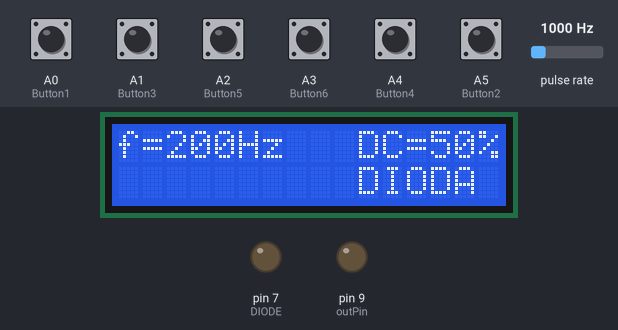
Bench run of a sketch on a simulated Arduino Uno, built with avr-gcc and run on an emulated ATmega328P. Shown: 16×2 character LCD, output pins drawn as LEDs (lit = HIGH). Wiring (inferred from the names in the program): pulse sensor: data pin 8. The test bench sets the inputs (shaded band); at power-on: A0 (Button1), A1 (Button3), A2 (Button5), A3 (Button6), A4 (Button4), A5 (Button2) HIGH, pulse rate 1000 Hz.

Above: at 4.2 s.
4.3 s: A2 (Button5) pulled LOW for 0.15 s
At 4.8 s:
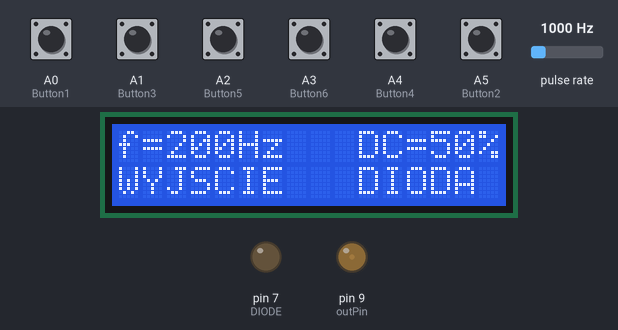
5.9 s: A3 (Button6) pulled LOW for 0.15 s
At 7.1 s:
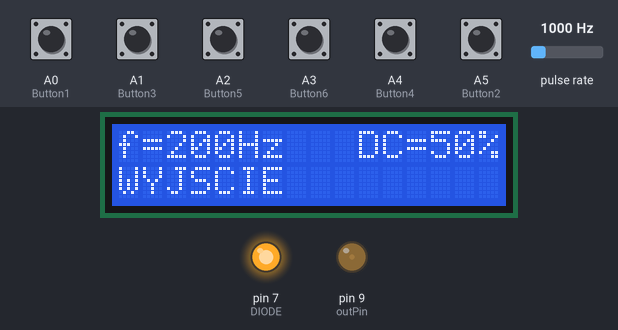
7.5 s: A2 (Button5) pulled LOW for 1 s
At 7.9 s:
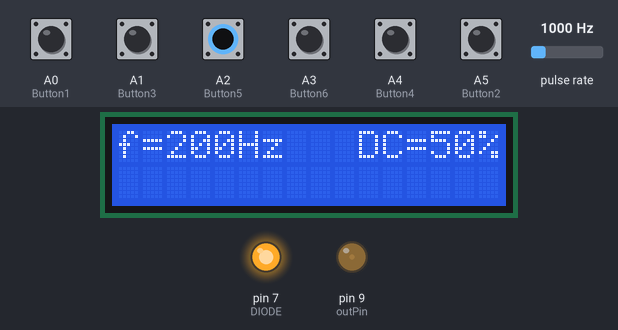
10.0 s: A0 (Button1) pulled LOW for 1 s
At 11.7 s:
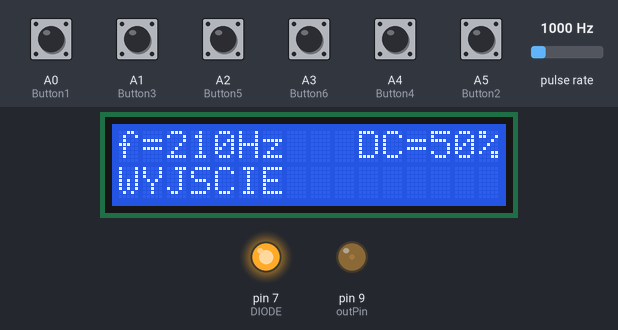
12.5 s: A1 (Button3) pulled LOW for 0.15 s
At 13.3 s:
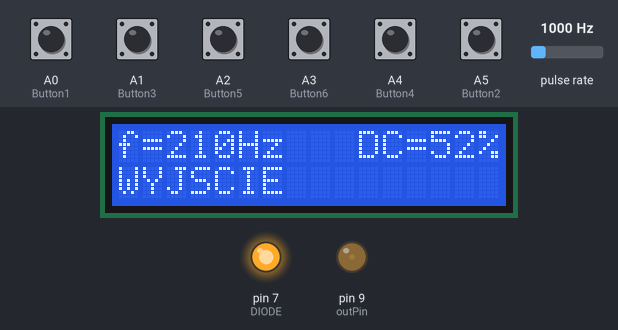
14.1 s: A4 (Button4) pulled LOW for 1 s
At 15.9 s:
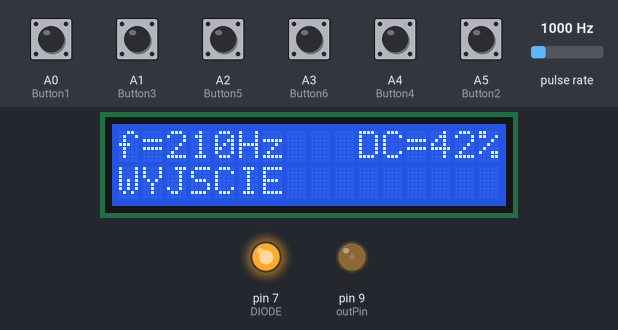
Timing chart, 0 to 17.4 s (numbered marks = the images above; inputs shaded):
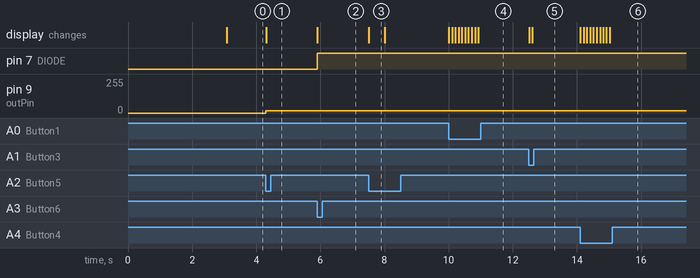

The sketch:

PulseGen.ino
```cpp
/*PULSE GENERATOR 1,03

Tomasz Pasierbki

*/


#include <TimerOne.h>
#include <LiquidCrystal.h>

  int freq;
  int freqtemp;

  int DC;
  int DCtemp;

const int Button1 = A0;                     //PWMup
const int Button2 = A5;                     //PWMdown
const int Button3 = A1;                     //DCup
const int Button4 = A4;                     //DCdown
const int Button5 = A2;                     //ON
const int Button6 = A3;                     //Dioda


//Wyświetlacz
const int numRows = 2;                      //Definicja liczby wierszy
const int numCols = 16;                     //Definicja Liczby kolumn
LiquidCrystal lcd(12, 11, 5, 4, 3, 2);      //Podłaczone piny

const int OnOff = 8;                        //Pin wyjscia OnOff
const int DIODE = 7;                        //Pin sterowania dioda


#define pwmRegister OCR1A                   // Ustawienie rejestu timer1 dla OCR1A
const int   outPin =  9;                    // Wyjscie PWM dla OCR1A znajduje sie P9


long period = 1000;                         // Ustawienie czasu początkowiego w mikrosekund
int duty = 512;                             // ustawienie DC początkowego z przedziało 0-1023 wartosc 512 daje 50%
int prescale[] = {0,1,8,64,256,1024};       // definicja wartosci preskalerów

//Czułości przycisków
long time = 0;
long ButtonDebounceShort = 100;
long ButtonDebounceLong = 500;


//Ustawinie stanów na tranzystorach
int stateOnOff = HIGH;                       //Brak wyjscia PWM

int stateDIODE = HIGH;                       //Dioda włączona


void setup()
{
  pinMode(outPin, OUTPUT);
  Timer1.initialize(period);                                            // inicjalizacja timer1, 1000 mikrosekund
  //Timer1.pwm(outPin, duty);                                             // ustawienie pwm na P9 oraz DC 50%


//Inicjalizacja przycisków sterująctych
  pinMode(Button1, INPUT);                                              //ustawienie typu wejscia
  digitalWrite(Button1, HIGH);                                          //ustawienie rezystowow pull up

  pinMode(Button2, INPUT);
  digitalWrite(Button2, HIGH);

    pinMode(Button3, INPUT);
  digitalWrite(Button3, HIGH);

    pinMode(Button4, INPUT);
  digitalWrite(Button4, HIGH);

    pinMode(Button5, INPUT);
  digitalWrite(Button5, HIGH);

    pinMode(Button6, INPUT);
  digitalWrite(Button6, HIGH);

//Inicjalizacja wyświetlacza
  lcd.begin(numCols, numRows);
  LCDstart();
  //LCDwork();


//Inicjalizacja diody oraz właczenia wylaczenia
    pinMode(OnOff, OUTPUT);                         //OnOff
    digitalWrite(outPin, LOW);


    pinMode(DIODE, OUTPUT);                         //Dioda
    //digitalWrite(DIODE, HIGH);

  //Ustawiena poczatkowe
      freq = 200;
      DC = 50;

}


void loop()
{
  int buttonPWMup       =       digitalRead(Button1);                               // read input value
  int buttonPWMdown     =       digitalRead(Button2);
  int buttonDCup        =       digitalRead(Button3);
  int buttonDCdown      =       digitalRead(Button4);
  int buttonOnOff       =       digitalRead(Button5);
  int buttonDIODE       =       digitalRead(Button6);


  if (buttonPWMup == LOW && millis() - time > ButtonDebounceShort)      //Inkrementacja PWM
  {
     {
        freq++;
     }
     time = millis();
  }

  if (buttonPWMdown == LOW && millis() - time > ButtonDebounceShort)    //Dekrementacja PWM
  {
    {
        freq--;
    }
    time = millis();
  }

  if (buttonDCup == LOW && millis() - time > ButtonDebounceShort)       //Inkrementacja DC
  {
    {
        DC++;
    }
    time = millis();
  }

  if (buttonDCdown == LOW && millis() - time > ButtonDebounceShort)     //Dekrementacja DC
  {
    {
        DC--;
    }
    time = millis();
  }

    if (buttonOnOff == LOW && millis() - time > ButtonDebounceLong)                            //Włączenie wyłączenie wyjscia PWM
  {
          if (stateOnOff == HIGH)
         {
            // turn on:
            //digitalWrite(OnOff, LOW);
            Timer1.initialize(period);
            Timer1.pwm(outPin, duty);
            freqtemp++;
            freq=freq+1-1;
            stateOnOff = LOW;
          }
          else {
            // turn off:
            //digitalWrite(OnOff, HIGH);
            digitalWrite(outPin, LOW);
            stateOnOff = HIGH;
            }
    time = millis();

  }


   else if (buttonDIODE == LOW && millis() - time > ButtonDebounceLong)    //Włączenie wyłączenie DIODY
  {
           if (stateDIODE == HIGH)
         {
            // turn on:
            digitalWrite(DIODE, HIGH);
            stateDIODE = LOW;
          }
          else {
            // turn off:
            digitalWrite(DIODE, LOW);
            stateDIODE = HIGH;
          }
    time = millis();
  }

   else if (buttonDIODE == LOW && buttonOnOff == LOW && millis() - time > ButtonDebounceLong)    //Funkcja dodatkowa
  {
      {

      }
    time = millis();
  }

   processSerial();
}


void processSerial()
{

      if(freq != freqtemp && freq>0 && freq<501)
      {

            lcd.setCursor(2, 0);
            if (freq>=10 && freq<100)
                {
                  lcd.print(" ");
                  lcd.print(freq);
                }
            else if (freq>0 && freq<10)
                {
                  lcd.print("  ");
                  lcd.print(freq);
                }
            else
            {
              lcd.print(freq);
            }

        period = 1000000 / freq;
        Timer1.setPeriod(period);
        duty = map(DCtemp,1,99, 1, ICR1);
        Timer1.setPwmDuty(outPin, duty);  // don't change the duty cycle
        pwmRegister = duty;

       }
     freqtemp = freq;

     if(DC != DCtemp && DC >0 && DC < 100)
     {
         lcd.setCursor(13, 0);
         if (DC<10)
          {
            lcd.print(" ");
            lcd.print(DC);
          }
          else
          {
            lcd.print(DC);
          }

        duty = map(DC,1,99, 1, ICR1);
        pwmRegister = duty;
     }
     DCtemp = DC;

LCDwork();
}

void LCDstart()
{
 lcd.clear(); //czyszczenie LCD
 lcd.setCursor(0,0);
 lcd.print("PULSE  GENERATOR");
 lcd.setCursor(0,1);
 lcd.print("VALEO  Ver. 1,03");
 delay(3000);
 lcd.clear();
}


void LCDwork()
{
lcd.setCursor(0, 0);
lcd.print("f=");
lcd.setCursor(5, 0);
lcd.print("Hz   ");
lcd.setCursor(10, 0);
lcd.print("DC=");
lcd.setCursor(15, 0);
lcd.print("%");


    if (stateOnOff == LOW)
         {
            lcd.setCursor(0, 1);
            lcd.print("WYJSCIE");
         }
    else {
            lcd.setCursor(0, 1);
            lcd.print("       ");
          }


    if (stateDIODE == HIGH)
         {
            lcd.setCursor(10, 1);
            lcd.print("DIODA");
          }
    else {
            lcd.setCursor(10, 1);
            lcd.print("     ");
          }

}
```

Measured:
- after the input at 4.3 s, pin 9 (outPin): 0/255 → 17/255 at once; the display: changes at once (image 1)
- after the input at 5.9 s, pin 7 (DIODE): LOW → HIGH at once; the display: changes at once (image 2)
- after the input at 7.5 s, the display: changes at once (image 3)
- after the input at 10.0 s, the display: first changes at once (image 4 shows a later state)
- after the input at 12.5 s, the display: first changes at once (image 5 shows a later state)
- after the input at 14.1 s, the display: first changes at once (image 6 shows a later state)
- what the display in image 3 shows lasts 0.5 s, from 7.5 s to 8.0 s
